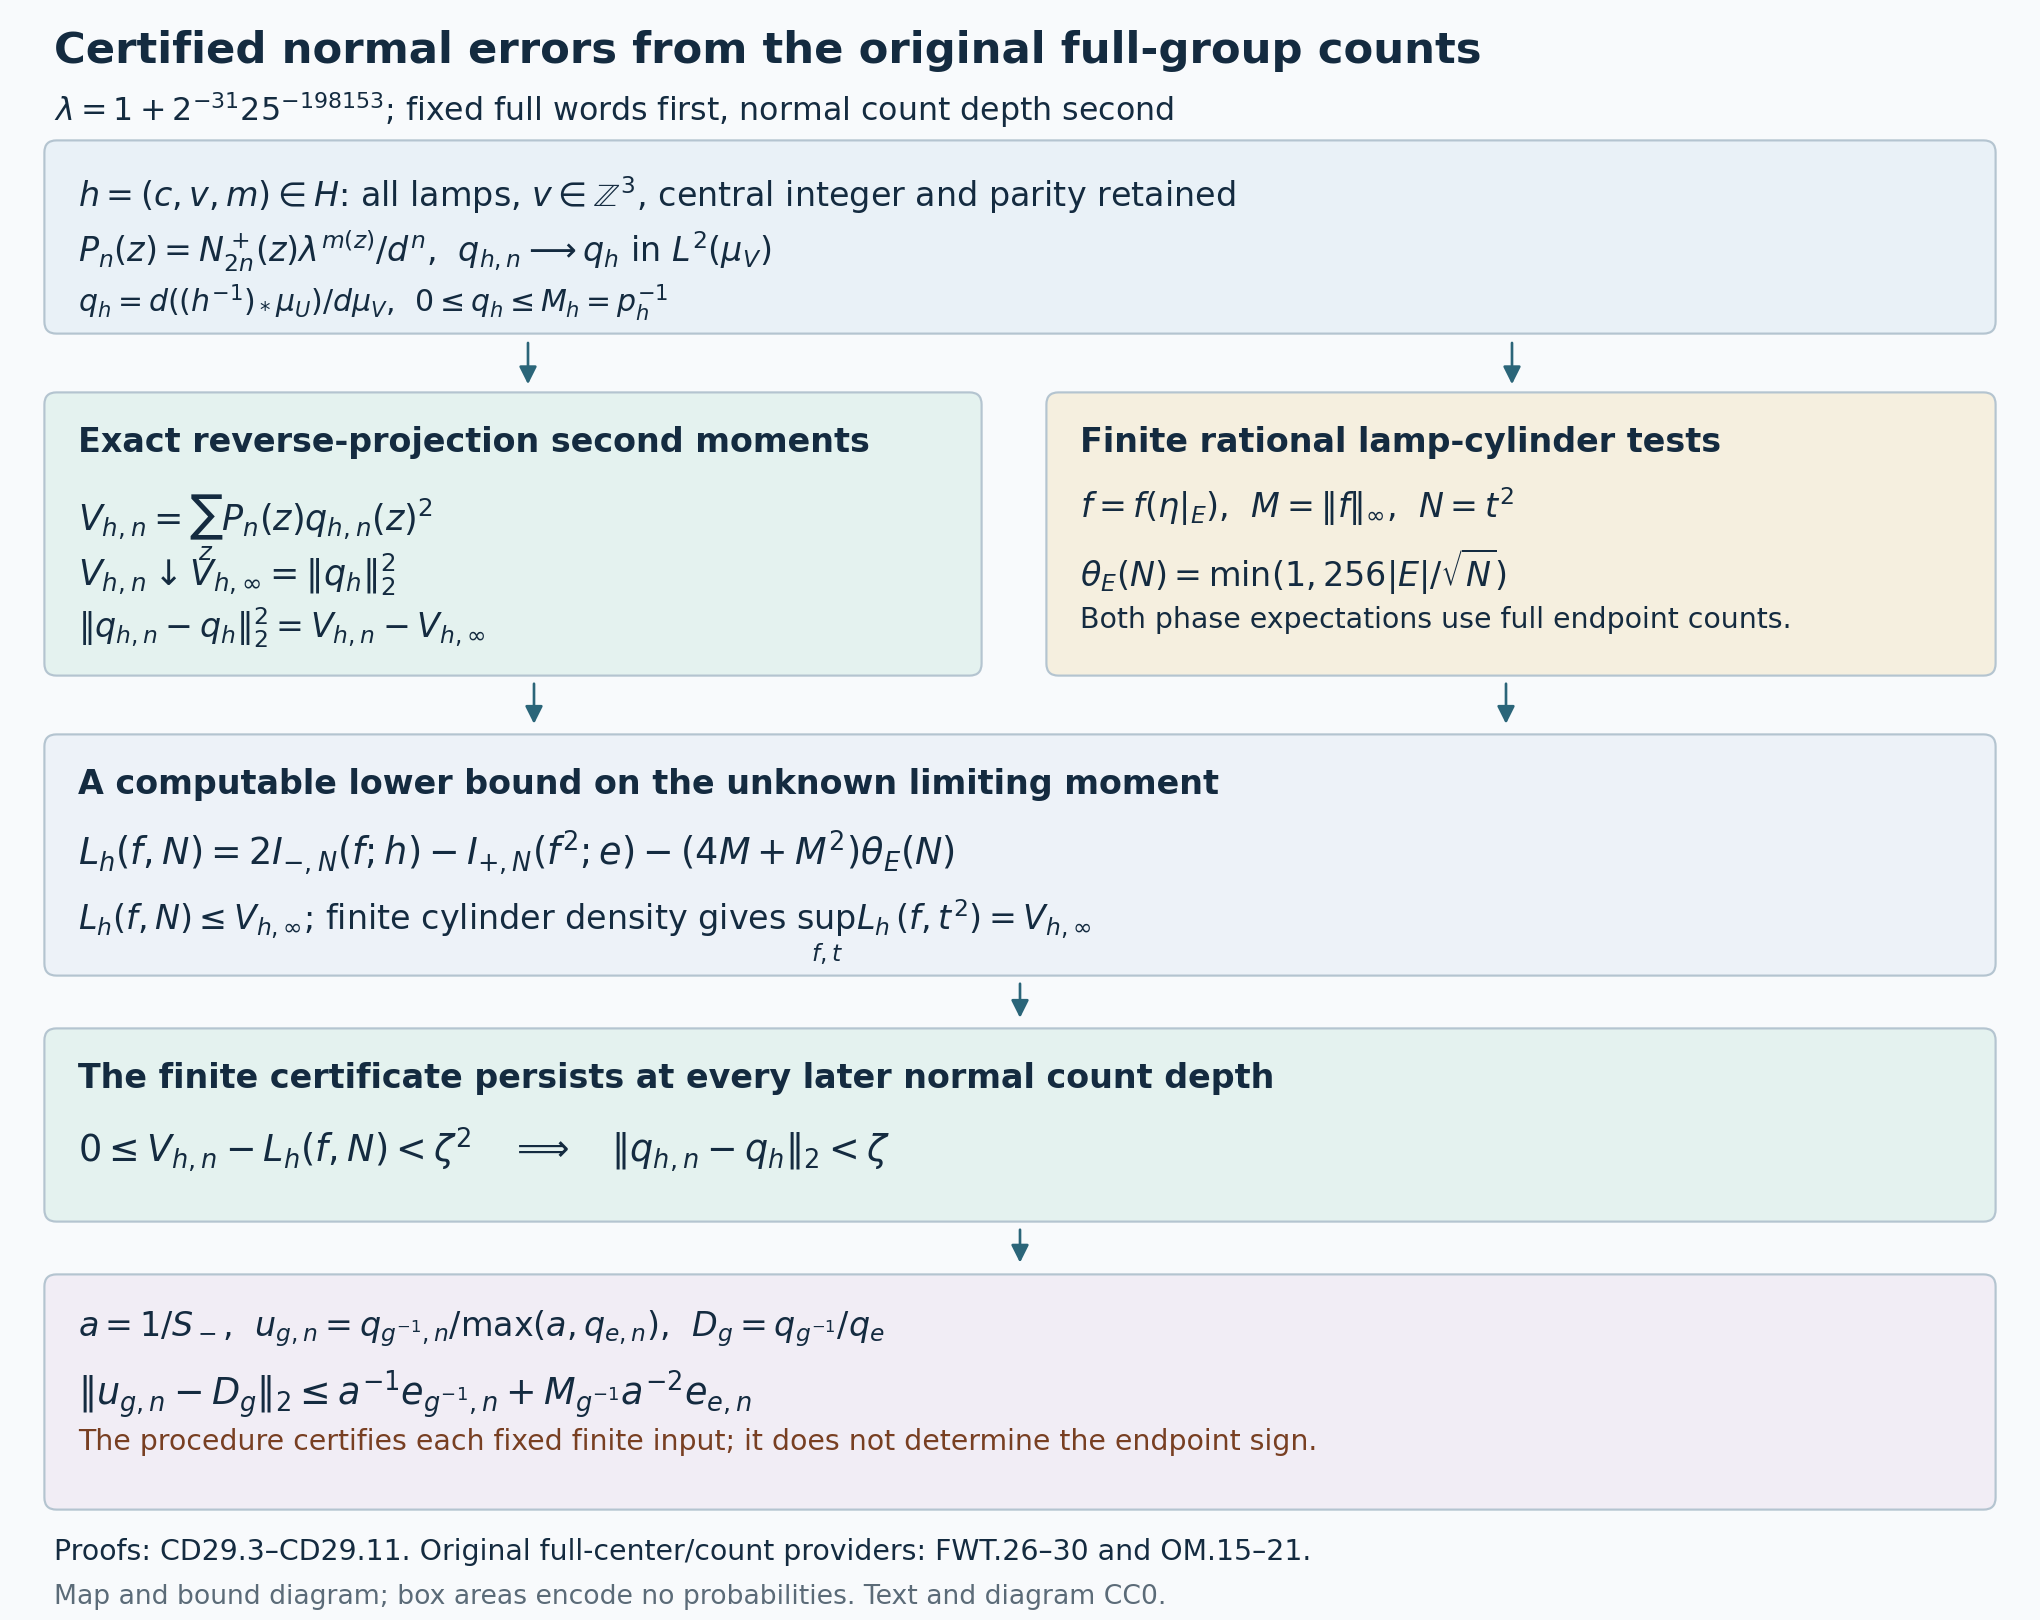

The script that saved this image:
"""Exact mathematical dependency diagram, CC0. Box areas carry no trace values."""
from pathlib import Path
import matplotlib
matplotlib.use('Agg')
import matplotlib.pyplot as plt
from matplotlib.patches import FancyBboxPatch,FancyArrowPatch
HERE=Path(__file__).resolve().parent
plt.rcParams.update({'font.family':'DejaVu Sans','svg.hashsalt':'wm-normal-count-certificates-v30'})
fig,ax=plt.subplots(figsize=(17,13.5),dpi=120);fig.patch.set_facecolor('#f8fafc');ax.set_xlim(0,1700);ax.set_ylim(1350,0);ax.axis('off');fig.subplots_adjust(0,0,1,1)
def text(x,y,s,size=19,color='#142b40',weight='normal',ha='left'):ax.text(x,y,s,fontsize=size,color=color,weight=weight,ha=ha,va='top')
def box(x,y,w,h,color):ax.add_patch(FancyBboxPatch((x,y),w,h,boxstyle='round,pad=8,rounding_size=10',facecolor=color,edgecolor='#b4c4d0',linewidth=1.3))
def arrow(x1,y1,x2,y2):ax.add_patch(FancyArrowPatch((x1,y1),(x2,y2),arrowstyle='-|>',mutation_scale=22,linewidth=1.6,color='#2b6579'))
text(45,25,'Certified normal errors from the original full-group counts',26,weight='bold')
text(45,75,r'$\lambda=1+2^{-31}25^{-198153}$; fixed full words first, normal count depth second',19)
box(45,125,1610,145,'#e9f1f7')
text(65,145,r'$h=(c,v,m)\in H$: all lamps, $v\in\mathbb{Z}^3$, central integer and parity retained',20)
text(65,190,r'$P_n(z)=N_{2n}^+(z)\lambda^{m(z)}/d^n$,  $q_{h,n}\longrightarrow q_h$ in $L^2(\mu_V)$',20)
text(65,235,r'$q_h=d((h^{-1})_*\mu_U)/d\mu_V$,  $0\leq q_h\leq M_h=p_h^{-1}$',18)
arrow(440,283,440,323);arrow(1260,283,1260,323)
box(45,335,765,220,'#e4f2ef');box(880,335,775,220,'#f5efdf')
text(65,355,'Exact reverse-projection second moments',20,weight='bold')
text(65,410,r'$V_{h,n}=\sum_z P_n(z)q_{h,n}(z)^2$',21)
text(65,460,r'$V_{h,n}\downarrow V_{h,\infty}=\|q_h\|_2^2$',21)
text(65,505,r'$\|q_{h,n}-q_h\|_2^2=V_{h,n}-V_{h,\infty}$',20)
text(900,355,'Finite rational lamp-cylinder tests',20,weight='bold')
text(900,404,r'$f=f(\eta|_E)$,  $M=\|f\|_\infty$,  $N=t^2$',20)
text(900,455,r'$\theta_E(N)=\min(1,256|E|/\sqrt{N})$',20)
text(900,505,'Both phase expectations use full endpoint counts.',17)
arrow(445,567,445,606);arrow(1255,567,1255,606)
box(45,620,1610,185,'#edf2f8')
text(65,640,'A computable lower bound on the unknown limiting moment',20,weight='bold')
text(65,690,r'$L_h(f,N)=2I_{-,N}(f;h)-I_{+,N}(f^2;e)-(4M+M^2)\theta_E(N)$',22)
text(65,748,r'$L_h(f,N)\leq V_{h,\infty}$; finite cylinder density gives $\sup_{f,t}L_h(f,t^2)=V_{h,\infty}$',20)
arrow(850,817,850,851)
box(45,865,1610,145,'#e4f2ef')
text(65,885,'The finite certificate persists at every later normal count depth',20,weight='bold')
text(65,938,r'$0\leq V_{h,n}-L_h(f,N)<\zeta^2\quad\Longrightarrow\quad\|q_{h,n}-q_h\|_2<\zeta$',22)
arrow(850,1022,850,1055)
box(45,1070,1610,180,'#f1edf5')
text(65,1090,r'$a=1/S_-$,  $u_{g,n}=q_{g^{-1},n}/\max(a,q_{e,n})$,  $D_g=q_{g^{-1}}/q_e$',20)
text(65,1140,r'$\|u_{g,n}-D_g\|_2\leq a^{-1}e_{g^{-1},n}+M_{g^{-1}}a^{-2}e_{e,n}$',22)
text(65,1190,'The procedure certifies each fixed finite input; it does not determine the endpoint sign.',17,color='#783f22')
text(45,1282,'Proofs: CD29.3–CD29.11. Original full-center/count providers: FWT.26–30 and OM.15–21.',17)
text(45,1320,'Map and bound diagram; box areas encode no probabilities. Text and diagram CC0.',16,color='#5b6b78')
fig.savefig(HERE/'normal-count-certificates-v30.png',metadata={'Software':'Original full-group normal count certificates, CC0'})
fig.savefig(HERE/'normal-count-certificates-v30.svg',metadata={'Date':None})
plt.close(fig)
print('Rendered exact full-group normal-count certificate diagram.')
